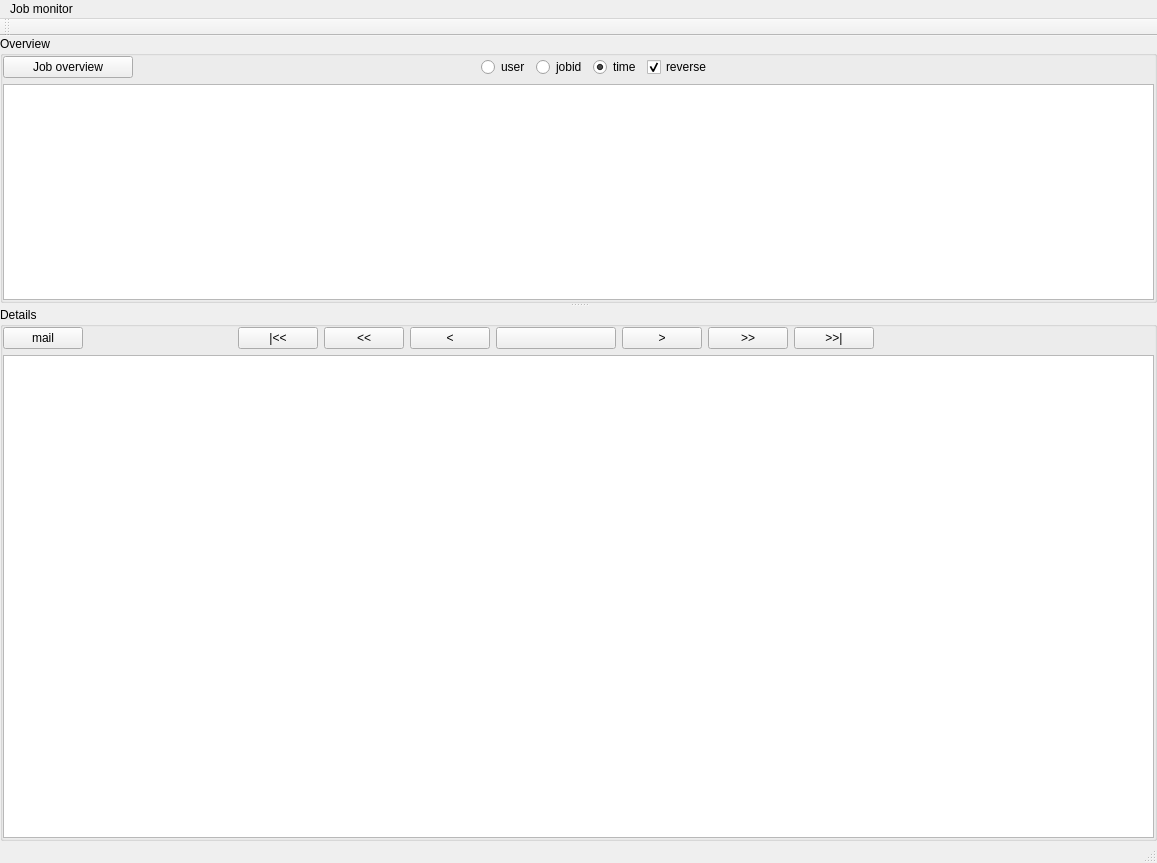
<?xml version="1.0" encoding="UTF-8"?>
<ui version="4.0">
 <class>MainWindow</class>
 <widget class="QMainWindow" name="MainWindow">
  <property name="geometry">
   <rect>
    <x>0</x>
    <y>0</y>
    <width>1157</width>
    <height>863</height>
   </rect>
  </property>
  <property name="sizePolicy">
   <sizepolicy hsizetype="Preferred" vsizetype="Preferred">
    <horstretch>1</horstretch>
    <verstretch>1</verstretch>
   </sizepolicy>
  </property>
  <property name="windowTitle">
   <string>MainWindow</string>
  </property>
  <widget class="QWidget" name="centralWidget">
   <property name="sizePolicy">
    <sizepolicy hsizetype="Expanding" vsizetype="Expanding">
     <horstretch>1</horstretch>
     <verstretch>1</verstretch>
    </sizepolicy>
   </property>
   <layout class="QVBoxLayout" name="verticalLayout_3">
    <property name="leftMargin">
     <number>0</number>
    </property>
    <property name="topMargin">
     <number>0</number>
    </property>
    <property name="rightMargin">
     <number>0</number>
    </property>
    <property name="bottomMargin">
     <number>0</number>
    </property>
    <item>
     <widget class="QSplitter" name="qwSplitter">
      <property name="sizePolicy">
       <sizepolicy hsizetype="Preferred" vsizetype="Preferred">
        <horstretch>1</horstretch>
        <verstretch>1</verstretch>
       </sizepolicy>
      </property>
      <property name="orientation">
       <enum>Qt::Vertical</enum>
      </property>
      <widget class="QGroupBox" name="groupBox">
       <property name="sizePolicy">
        <sizepolicy hsizetype="Preferred" vsizetype="Preferred">
         <horstretch>1</horstretch>
         <verstretch>1</verstretch>
        </sizepolicy>
       </property>
       <property name="autoFillBackground">
        <bool>true</bool>
       </property>
       <property name="title">
        <string>Overview</string>
       </property>
       <layout class="QVBoxLayout" name="verticalLayout" stretch="0,0">
        <property name="leftMargin">
         <number>0</number>
        </property>
        <property name="topMargin">
         <number>0</number>
        </property>
        <property name="rightMargin">
         <number>0</number>
        </property>
        <property name="bottomMargin">
         <number>0</number>
        </property>
        <item>
         <layout class="QHBoxLayout" name="overview_navigation">
          <item>
           <widget class="QPushButton" name="qwOverviewRefresh">
            <property name="minimumSize">
             <size>
              <width>130</width>
              <height>0</height>
             </size>
            </property>
            <property name="text">
             <string>Job overview</string>
            </property>
           </widget>
          </item>
          <item>
           <widget class="QLabel" name="label_2">
            <property name="minimumSize">
             <size>
              <width>20</width>
              <height>0</height>
             </size>
            </property>
            <property name="maximumSize">
             <size>
              <width>20</width>
              <height>16777215</height>
             </size>
            </property>
            <property name="text">
             <string/>
            </property>
           </widget>
          </item>
          <item>
           <spacer name="horizontalSpacer_4">
            <property name="orientation">
             <enum>Qt::Horizontal</enum>
            </property>
            <property name="sizeHint" stdset="0">
             <size>
              <width>40</width>
              <height>20</height>
             </size>
            </property>
           </spacer>
          </item>
          <item>
           <widget class="QRadioButton" name="qwOverviewUser">
            <property name="text">
             <string>user</string>
            </property>
            <property name="checked">
             <bool>false</bool>
            </property>
           </widget>
          </item>
          <item>
           <widget class="QRadioButton" name="qwOverviewJobid">
            <property name="text">
             <string>jobid</string>
            </property>
           </widget>
          </item>
          <item>
           <widget class="QRadioButton" name="qwOverviewTime">
            <property name="text">
             <string>time</string>
            </property>
            <property name="checked">
             <bool>true</bool>
            </property>
           </widget>
          </item>
          <item>
           <widget class="QCheckBox" name="qwOverviewReverse">
            <property name="text">
             <string>reverse</string>
            </property>
            <property name="checked">
             <bool>true</bool>
            </property>
           </widget>
          </item>
          <item>
           <spacer name="horizontalSpacer_3">
            <property name="orientation">
             <enum>Qt::Horizontal</enum>
            </property>
            <property name="sizeHint" stdset="0">
             <size>
              <width>40</width>
              <height>20</height>
             </size>
            </property>
           </spacer>
          </item>
          <item>
           <widget class="QLabel" name="qwOverviewNSamples">
            <property name="minimumSize">
             <size>
              <width>120</width>
              <height>0</height>
             </size>
            </property>
            <property name="text">
             <string/>
            </property>
            <property name="alignment">
             <set>Qt::AlignRight|Qt::AlignTrailing|Qt::AlignVCenter</set>
            </property>
           </widget>
          </item>
         </layout>
        </item>
        <item>
         <widget class="QPlainTextEdit" name="qwOverview">
          <property name="sizePolicy">
           <sizepolicy hsizetype="Expanding" vsizetype="Expanding">
            <horstretch>0</horstretch>
            <verstretch>0</verstretch>
           </sizepolicy>
          </property>
         </widget>
        </item>
       </layout>
      </widget>
      <widget class="QGroupBox" name="groupBox_2">
       <property name="sizePolicy">
        <sizepolicy hsizetype="Preferred" vsizetype="Preferred">
         <horstretch>1</horstretch>
         <verstretch>2</verstretch>
        </sizepolicy>
       </property>
       <property name="autoFillBackground">
        <bool>true</bool>
       </property>
       <property name="title">
        <string>Details</string>
       </property>
       <layout class="QVBoxLayout" name="verticalLayout_2">
        <property name="leftMargin">
         <number>0</number>
        </property>
        <property name="topMargin">
         <number>0</number>
        </property>
        <property name="rightMargin">
         <number>0</number>
        </property>
        <property name="bottomMargin">
         <number>0</number>
        </property>
        <item>
         <layout class="QHBoxLayout" name="details_navigation">
          <property name="spacing">
           <number>-1</number>
          </property>
          <property name="bottomMargin">
           <number>0</number>
          </property>
          <item>
           <widget class="QPushButton" name="qwMail">
            <property name="minimumSize">
             <size>
              <width>60</width>
              <height>0</height>
             </size>
            </property>
            <property name="maximumSize">
             <size>
              <width>16777215</width>
              <height>16777215</height>
             </size>
            </property>
            <property name="text">
             <string>mail</string>
            </property>
           </widget>
          </item>
          <item>
           <spacer name="horizontalSpacer">
            <property name="orientation">
             <enum>Qt::Horizontal</enum>
            </property>
            <property name="sizeHint" stdset="0">
             <size>
              <width>40</width>
              <height>20</height>
             </size>
            </property>
           </spacer>
          </item>
          <item>
           <widget class="QPushButton" name="qwDetailsFirst">
            <property name="minimumSize">
             <size>
              <width>60</width>
              <height>0</height>
             </size>
            </property>
            <property name="text">
             <string>|&lt;&lt;</string>
            </property>
           </widget>
          </item>
          <item>
           <widget class="QPushButton" name="qwDetailsFBwd">
            <property name="minimumSize">
             <size>
              <width>60</width>
              <height>0</height>
             </size>
            </property>
            <property name="text">
             <string>&lt;&lt;</string>
            </property>
           </widget>
          </item>
          <item>
           <widget class="QPushButton" name="qwDetailsBwd">
            <property name="text">
             <string>&lt;</string>
            </property>
           </widget>
          </item>
          <item>
           <widget class="QPushButton" name="qwDetailsTimestamp">
            <property name="minimumSize">
             <size>
              <width>120</width>
              <height>0</height>
             </size>
            </property>
            <property name="text">
             <string/>
            </property>
           </widget>
          </item>
          <item>
           <widget class="QPushButton" name="qwDetailsFwd">
            <property name="text">
             <string>&gt;</string>
            </property>
           </widget>
          </item>
          <item>
           <widget class="QPushButton" name="qwDetailsFFwd">
            <property name="minimumSize">
             <size>
              <width>60</width>
              <height>0</height>
             </size>
            </property>
            <property name="text">
             <string>&gt;&gt;</string>
            </property>
           </widget>
          </item>
          <item>
           <widget class="QPushButton" name="qwDetailsLast">
            <property name="minimumSize">
             <size>
              <width>60</width>
              <height>0</height>
             </size>
            </property>
            <property name="text">
             <string>&gt;&gt;|</string>
            </property>
           </widget>
          </item>
          <item>
           <spacer name="horizontalSpacer_2">
            <property name="orientation">
             <enum>Qt::Horizontal</enum>
            </property>
            <property name="sizeHint" stdset="0">
             <size>
              <width>40</width>
              <height>20</height>
             </size>
            </property>
           </spacer>
          </item>
          <item>
           <widget class="QLabel" name="qwDetailsJobid">
            <property name="sizePolicy">
             <sizepolicy hsizetype="Preferred" vsizetype="Preferred">
              <horstretch>0</horstretch>
              <verstretch>0</verstretch>
             </sizepolicy>
            </property>
            <property name="minimumSize">
             <size>
              <width>60</width>
              <height>0</height>
             </size>
            </property>
            <property name="text">
             <string/>
            </property>
            <property name="alignment">
             <set>Qt::AlignRight|Qt::AlignTrailing|Qt::AlignVCenter</set>
            </property>
           </widget>
          </item>
          <item>
           <widget class="QLabel" name="qwDetailsNSamples">
            <property name="minimumSize">
             <size>
              <width>60</width>
              <height>0</height>
             </size>
            </property>
            <property name="text">
             <string/>
            </property>
            <property name="alignment">
             <set>Qt::AlignRight|Qt::AlignTrailing|Qt::AlignVCenter</set>
            </property>
           </widget>
          </item>
         </layout>
        </item>
        <item>
         <widget class="QPlainTextEdit" name="qwDetails">
          <property name="sizePolicy">
           <sizepolicy hsizetype="Expanding" vsizetype="Expanding">
            <horstretch>0</horstretch>
            <verstretch>2</verstretch>
           </sizepolicy>
          </property>
         </widget>
        </item>
       </layout>
      </widget>
     </widget>
    </item>
   </layout>
  </widget>
  <widget class="QMenuBar" name="menuBar">
   <property name="geometry">
    <rect>
     <x>0</x>
     <y>0</y>
     <width>1157</width>
     <height>22</height>
    </rect>
   </property>
   <widget class="QMenu" name="menuJob_monitor">
    <property name="title">
     <string>Job monitor</string>
    </property>
   </widget>
   <addaction name="menuJob_monitor"/>
  </widget>
  <widget class="QToolBar" name="mainToolBar">
   <attribute name="toolBarArea">
    <enum>TopToolBarArea</enum>
   </attribute>
   <attribute name="toolBarBreak">
    <bool>false</bool>
   </attribute>
  </widget>
  <widget class="QStatusBar" name="statusBar"/>
 </widget>
 <layoutdefault spacing="6" margin="11"/>
 <resources/>
 <connections/>
</ui>
